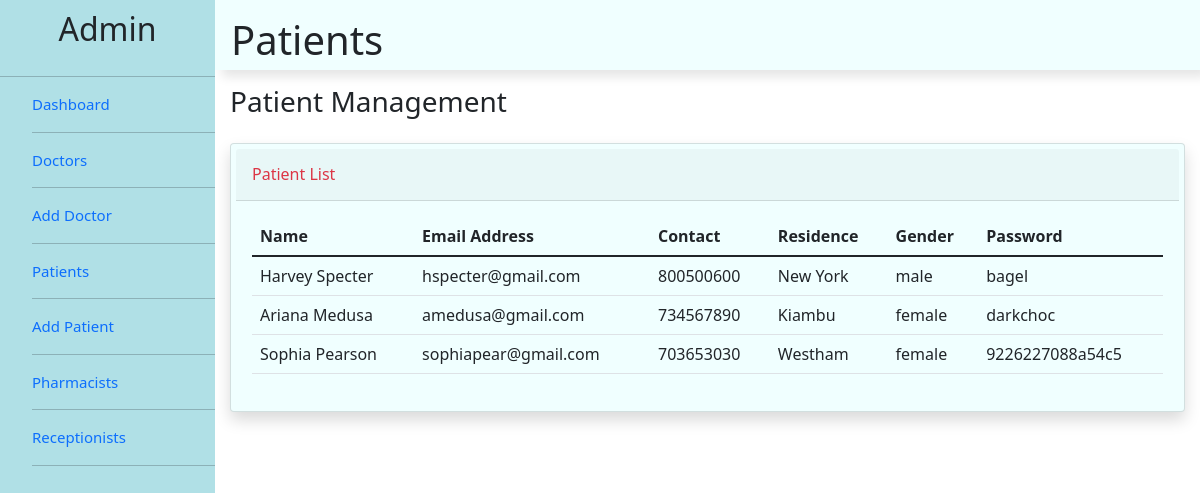
The page /admin/patient.php on the database its author committed.
### tables this page shows
CREATE TABLE `patients` (
  `id` int(100) NOT NULL,
  `fullname` varchar(100) NOT NULL,
  `email` varchar(100) NOT NULL,
  `residence` varchar(100) NOT NULL,
  `contact` int(15) NOT NULL,
  `password` varchar(15) NOT NULL,
  `cpassword` varchar(15) NOT NULL,
  `gender` text NOT NULL
);

### admin/patient.php (the view, shortened to what this page needs)
<?php
include("connect.php");
$q = "SELECT * FROM patients ORDER BY id DESC";
$result = $con->query($q);
?>
<html>
    <head>
        <link rel="stylesheet" href="css/bootstrap-5.1.3-dist/css/bootstrap.min.css">
        <link rel="stylesheet" href="css/doc.css">
    </head>
    <body>
        <div class="sidebar">
            <div class="sidebar-title">
                <h2>Admin</h2>
            </div>
            <hr>
            <div class="sidebar-menu">
                <ul class="listItems">
                    <li>
                        <a href="dashboard.php">
                            Dashboard
                        </a>
                    </li>
                    <hr>
                    <li>
                        <a href="doctor.php">
                            Doctors
                        </a>
                    </li>
                    <hr>
                    <li>
                        <a href="addoctor.php">
                            Add Doctor
                        </a>
                    </li>
                    <hr>
                    <li>
                        <a href="patient.php">
                            Patients
                        </a>
                    </li>
                    <hr>
                    <li>
                        <a href="addpatient.php">
                            Add Patient
                        </a>
                    </li>
                    <hr>
                    <li>
                        <a href="pharmacists.php">
                            Pharmacists
                        </a>
                    </li>
                    <hr>
                    <li>
                        <a href="receptionists.php">
                            Receptionists
                        </a>
                    </li>
                    <hr>
                </ul>
            </div>
        </div>
        <div class="main">
            <header>
                <h1>
                    Patients
                </h1>
            </header>
            <section class="home">
                <h1 class="h3 mb-4 text-gray-800">Patient Management</h1>
                <div class="card shadow mb-4">
                    <div class="card-header py-3">
                        <div class="row">
                            <div class="col">
                                <h6 class="m-0 font-weight-bold text-danger">Patient List</h6>
                            </div>
                        </div>
                    </div>
                    <div class="card-body">
                        <div class="table-responsive">
                            <table class="table table-borderd" id="doctor_table" width="100%" cellspacing="0">
                                <thead>
                                    <tr>
                                        <th>Name</th>
                                        <th>Email Address</th>
                                        <th>Contact</th>
                                        <th>Residence</th>
                                        <th>Gender</th>
                                        <th>Password</th>
                                    </tr>
                                </thead>
                                    <?php
                                        while($rows=$result->fetch_assoc()){
                                    ?>
                                    <tr>
                                        <td><?php echo $rows['fullname'];?></td>
                                        <td><?php echo $rows['email'];?></td>
                                        <td><?php echo $rows['contact'];?></td>
                                        <td><?php echo $rows['residence'];?></td>
                                        <td><?php echo $rows['gender'];?></td>
                                        <td><?php echo $rows['password'];?></td>
                                    </tr>
                                    <?php
                                        }
                                    ?>
                            </table>
                        </div>
                    </div>
                </div>
            </section>
        </div>
    </body>
</html>

### admin/css/doc.css (style rules this page uses)
html { background-color: aliceblue; }
.sidebar { width: 215px; position: fixed; left: 0; top: 0; height: 100%; background-color: powderblue; }
.sidebar-title { height: 50px; text-align: center; }
.listItems { list-style: none; }
li { width: 100%; margin-bottom: 1rem; }
ul { list-style: none; }
a { text-decoration: none; cursor: pointer; display: block; font-size: 15; }
.main { margin-left: 215px; }
header { display: flex; justify-content: space-between; padding: 1rem; box-shadow: 7px 7px 10px rgba(0, 0, 0, 0.1); height: 70px; text-align: center; align-content: center; margin-bottom: 5px; background-color: azure; }
.sidebar-title h2 { text-align: center; align-content: center; margin-top: 10px; }
.home { margin-top: 15px; margin-left: 15px; margin-right: 15px; }
.card { padding: 5px; box-shadow: 7px 7px 10px rgba(0, 0, 0, 0.1); background-color: azure; }

### rows shown on the page
patients: fullname "Harvey Specter", email "hspecter@gmail.com", contact "800500600", residence "New York", gender "male", password "bagel"
patients: fullname "Ariana Medusa", email "amedusa@gmail.com", contact "734567890", residence "Kiambu", gender "female", password "darkchoc"
patients: fullname "Sophia Pearson", email "sophiapear@gmail.com", contact "703653030", residence "Westham", gender "female", password "9226227088a54c5"
